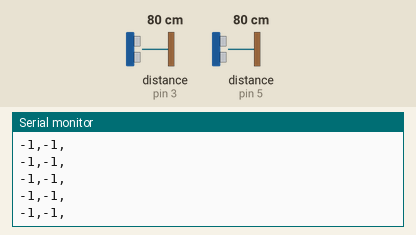
Simulated run of this sketch. Board: Arduino Uno, built with avr-gcc and run on an emulated ATmega328P. Parts: the last lines printed to the serial monitor. The test bench sets the inputs (shaded band); at power-on: distance to the obstacle (sensors on pin 3, pin 5) 80 cm. The echo pulse lasts 58.3 µs per cm.

Above: at 1.2 s.
1.3 s: distance to the obstacle (sensor on pin 3) set to 2 cm
At 1.42 s:
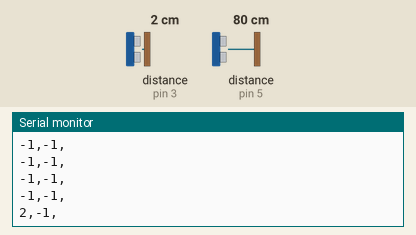
2.8 s: distance to the obstacle (sensor on pin 5) set to 2 cm
At 2.82 s:
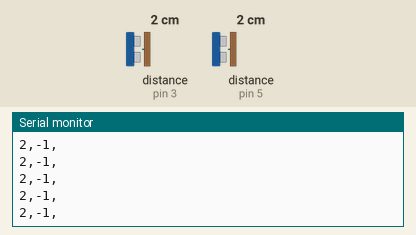
4.3 s: distance to the obstacle (sensor on pin 3) set to 4 cm
At 4.32 s:
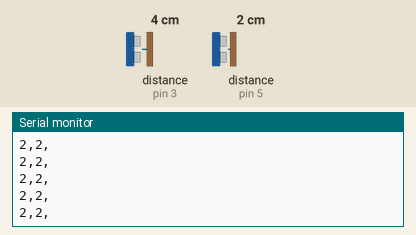
5.8 s: distance to the obstacle (sensor on pin 5) set to 4 cm
At 5.82 s:
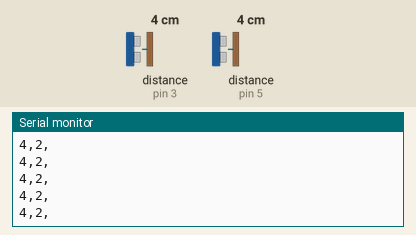
Timing chart, 0 to 8.3 s (numbered marks = the images above; inputs shaded):
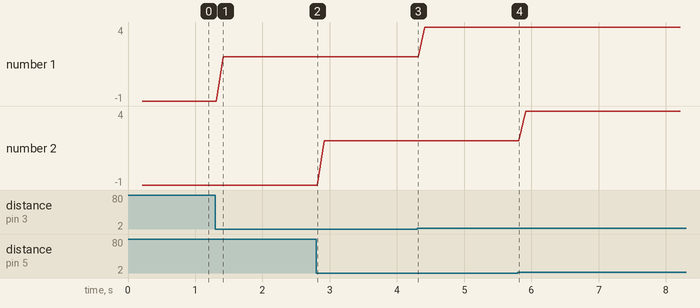

Measured:
- after the input at 1.3 s, the serial monitor: prints a new line after 0.12 s (image 1)
- plotted number 1: -1 → 2 after the input at 1.3 s, 2 → 4 after the input at 4.3 s

The sketch:

Piano_Stairs.ino
```cpp
#include <NewPing.h>

#define SONAR_NUM     2   // Number of sensors.
#define MAX_DISTANCE  70 // Maximum distance in cm.
#define LOOP_INTERVAL 50  // Milliseconds between each loop.
#define START_INTERVAL 33 // Milliseconds between each sensor ping.

unsigned long pingTimer[SONAR_NUM]; // Array containing the time when the next ping to a certain sensor should happen.
int cm[SONAR_NUM];        // Where the distance in cm is stored, referred to each sensor.
int currentSensor = 0;

NewPing sonar[SONAR_NUM] = {     // Sensor object array.
  NewPing(6, 3, MAX_DISTANCE),   // NewPing (trigger pin, echo pin, max distance)
  NewPing(7, 5, MAX_DISTANCE)
  };

void setup() {

  Serial.begin(4800);
  Serial.println("Piano_Stairs v1.0~"); // print as first line in serial the code on the arduino
  Serial.end();

  Serial.begin(115200);
  pingTimer[0] = millis() + 75;           // First ping starts at 75ms, gives time for the Arduino to chill before starting.
  for (uint8_t i = 1; i < SONAR_NUM; i++) // Set the starting time for each sensor.
    pingTimer[i] = pingTimer[i - 1] + START_INTERVAL;


}


void loop() {
  for (uint8_t i = 0; i < SONAR_NUM; i++) { // Loop through all the sensors.
    if (millis() >= pingTimer[i]) {         // Is this sensor's time to ping?
      pingTimer[i] += LOOP_INTERVAL * SONAR_NUM;  // Set next time this sensor will be pinged.
      if (i == 0 && currentSensor == SONAR_NUM - 1) oneSensorCycle(); // Sensor ping cycle complete, do something with the results.
      sonar[currentSensor].timer_stop();          // Make sure previous timer is canceled before starting a new ping (insurance).
      currentSensor = i;                          // Sensor being accessed.
      cm[currentSensor] = -1;                      // Make distance zero in case there's no ping echo for this sensor.
      sonar[currentSensor].ping_timer(echoCheck); // Do the ping (processing continues, interrupt will call echoCheck to look for echo).
    }
  }
  // Other code that *DOESN'T* analyze ping results can go here.
}

void echoCheck() { // If ping received, set the sensor distance to array.
  if (sonar[currentSensor].check_timer())
    cm[currentSensor] = sonar[currentSensor].ping_result / US_ROUNDTRIP_CM;
}

void oneSensorCycle() { // Sensor ping cycle complete, do something with the results.
  // The following code would be replaced with your code that does something with the ping results.
  for (uint8_t i = 0; i < SONAR_NUM; i++) {
    //Serial.print(i);
    //Serial.print("=");
    Serial.print(cm[i]);
    Serial.print(",");
  }
  Serial.print("\n");
  //Serial.println();
}
```
